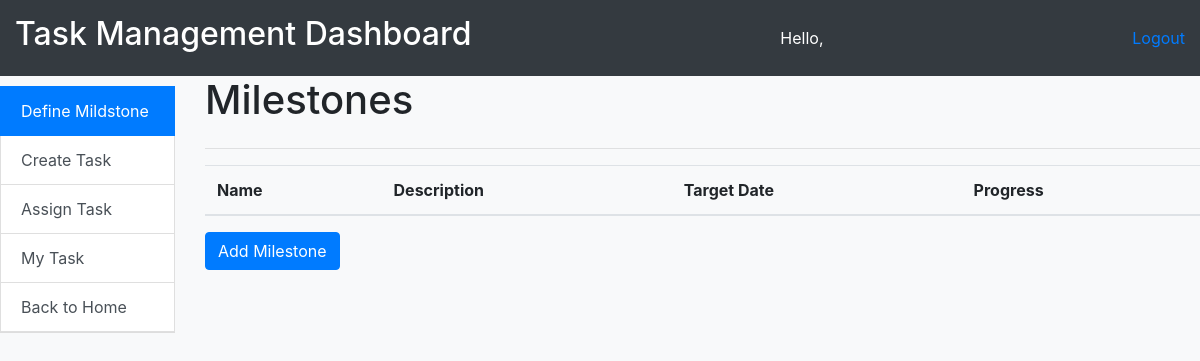
Before: /emp_home/task_management/milestone/ with the older database file.
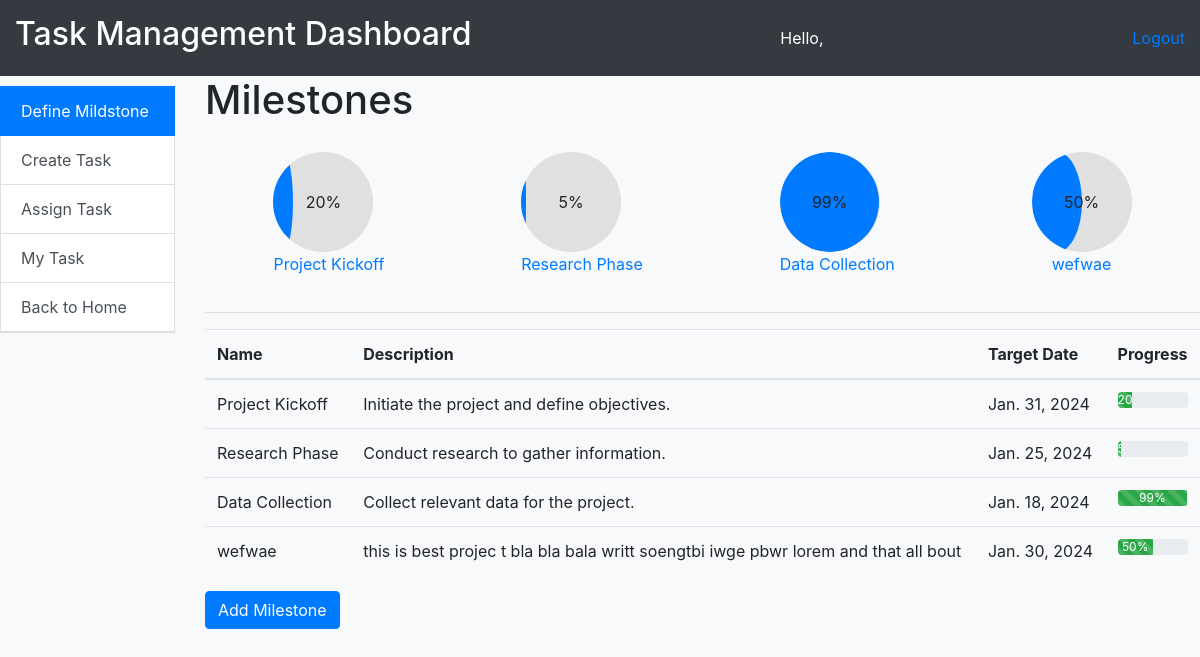
After: the same page with the newer database file.
### task_mngt/models.py (models this page shows, shortened)
class Milestone(models.Model):
    name = models.CharField(max_length=255)
    description = models.TextField()
    target_date = models.DateField()
    completion_percentage = models.IntegerField(default=0)

### task_mngt/views.py (the view, shortened to what this page needs)
# urls.py: path('milestone/', milestone, name='milestone'),
def milestone(request):
    milestones = Milestone.objects.all()
    form = MilestoneForm()
    return render(request, 'milestone.html', {'milestones': milestones, 'form': form})

### task_mngt/templates/milestone.html (shortened to what this page needs)
{% extends 'task_management.html' %}
{% block content %}
  <h1>Milestones</h1>
  <div class="milestone-container">
    {% for milestone in milestones %}
      <div class="milestone" data-bs-toggle="modal" data-bs-target="#milestoneModal{{ milestone.id }}">
        <div class="progress-circle" data-progress="{{ milestone.completion_percentage }}">
          <div class="progress-bar" role="progressbar" style="width: {{ milestone.completion_percentage }}%;"></div>
          <div class="progress-text">{{ milestone.completion_percentage }}%</div>
        </div>
        <div class="milestone-name">
          <a  class="milestone-details-link" >{{ milestone.name }}</a>
        </div>
      </div>
    {% endfor %}
  </div>
  <hr>
  <table class="table">
    <thead>
      <tr>
        <th>Name</th>
        <th>Description</th>
        <th>Target Date</th>
        <th>Progress</th>
      </tr>
    </thead>
    <tbody>
      {% for milestone in milestones %}
        <tr>
          <td>{{ milestone.name }}</td>
          <td>{{ milestone.description }}</td>
          <td>{{ milestone.target_date }}</td>
          <td>
            <div class="progress">
              <div class="progress-bar bg-success progress-bar-striped progress-bar-animated"
                role="progressbar" style="width: {{ milestone.completion_percentage }}%;"
                aria-valuenow="{{ milestone.completion_percentage }}" aria-valuemin="0" aria-valuemax="100">
                {{ milestone.completion_percentage }}%
              </div>
            </div>
          </td>
        </tr>
      {% endfor %}
    </tbody>
  </table>
  <button type="button" class="btn btn-primary" data-bs-toggle="modal" data-bs-target="#addMilestoneModal">
    Add Milestone
  </button>
{% endblock %}

### task_mngt/templates/task_management.html (shortened to what this page needs)
<!DOCTYPE html>
<html lang="en">
<head>
    <link rel="stylesheet" href="https://cdn.jsdelivr.net/npm/bootstrap@4.6.2/dist/css/bootstrap.min.css">
    <link rel="stylesheet" type="text/css" href="https://cdn.datatables.net/1.13.7/css/jquery.dataTables.min.css">
    <link rel="stylesheet" type="text/css" href="https://cdn.datatables.net/buttons/2.4.2/css/buttons.dataTables.min.css">
</head>
<body>
<div class="">
    <div class="row">
        <div class="col-md-12">
            <div class="dashboard-header">
                <h2>Task Management Dashboard</h2>
                <span>Hello, {{ user.first_name }}</span>
                <div>
                <a href="{% url 'logout' %}">Logout</a>
                </div>
            </div>
        </div>
    </div>
    <div class="row">
        <div class="col-sm-2 p-0">
            <div class="master-section">
                <a href="{% url 'milestone' %}" class="list-group-item list-group-item-action {% if request.resolver_match.url_name == 'milestone' %}active{% endif %}">Define Mildstone</a>
                <a href="{% url 'create_task' %}" class="list-group-item list-group-item-action {% if request.resolver_match.url_name == 'create_task' %}active{% endif %}">Create Task</a>
                <a href="{% url 'assign_task' %}" class="list-group-item list-group-item-action {% if request.resolver_match.url_name == 'assign_task' %}active{% endif %}">Assign Task</a>
                <a href="{% url 'my_task' %}" class="list-group-item list-group-item-action {% if request.resolver_match.url_name == 'my_task' %}active{% endif %}">My Task</a>
                <a href="{% url 'emp_home' %}" class="list-group-item list-group-item-action">Back to Home</a>
            </div>
        </div>
        <div class="col-sm-10 main-content">
            {% block content %}
            {% endblock %}
        </div>
    </div>
</div>
</body>
</html>

### task_mngt/templates/task_management.html (style rules this page uses)
body { background-color: #f8f9fa; margin: 0; }
.dashboard-header { background-color: #343a40; color: #ffffff; padding: 15px; text-align: right; display: flex; justify-content: space-between; align-items: center; width: 100%; margin: 0; }
.master-section { margin: 10px 15px; border-bottom: 1px solid #ddd; }

### task_mngt/templates/milestone.html (style rules this page uses)
.milestone-container { display: flex; justify-content: space-around; flex-wrap: wrap; }
.milestone { text-align: center; margin: 20px; }
.progress-circle { width: 100px; height: 100px; background-color: #e0e0e0; border-radius: 50%; position: relative; overflow: hidden; }
.progress-circle:before { content: ""; display: block; padding-top: 100%; }
.progress-text { position: absolute; top: 50%; left: 50%; transform: translate(-50%, -50%); font-size: 16px; }
.progress-circle .progress-bar { position: absolute; top: 0; left: 0; border-radius: 50%; height: 100%; background-color: #007bff; }

Changed rows visible on the page:
added Milestone: completion_percentage "20", name "Project Kickoff", description "Initiate the project and define objectives.", target_date "Jan. 31, 2024"
added Milestone: completion_percentage "5", name "Research Phase", description "Conduct research to gather information.", target_date "Jan. 25, 2024"
added Milestone: completion_percentage "99", name "Data Collection", description "Collect relevant data for the project.", target_date "Jan. 18, 2024"
added Milestone: completion_percentage "50", name "wefwae", description "this is best projec t bla bla bala writt soengtbi iwge pbwr lorem and that all bout", target_date "Jan. 30, 2024"
